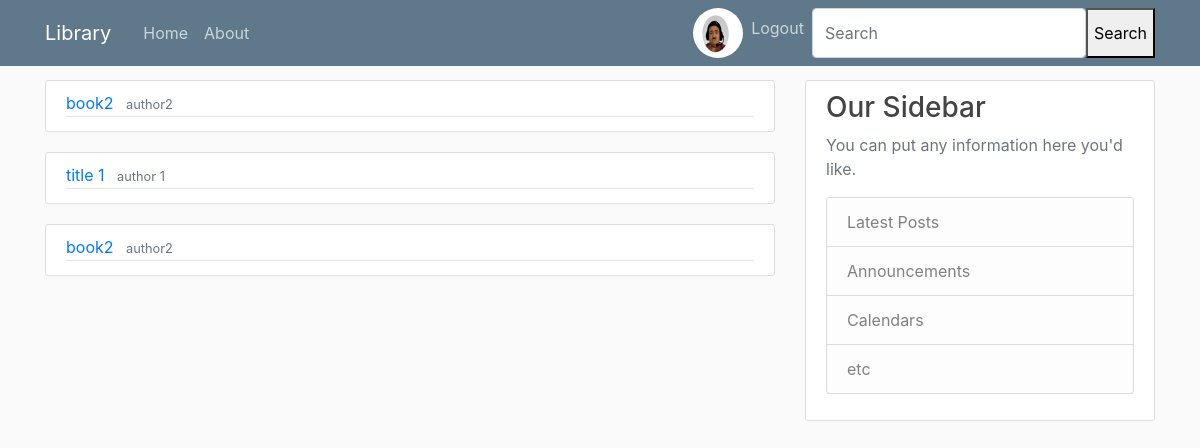
The page /user/requests/ (signed in) on the database as committed earlier.
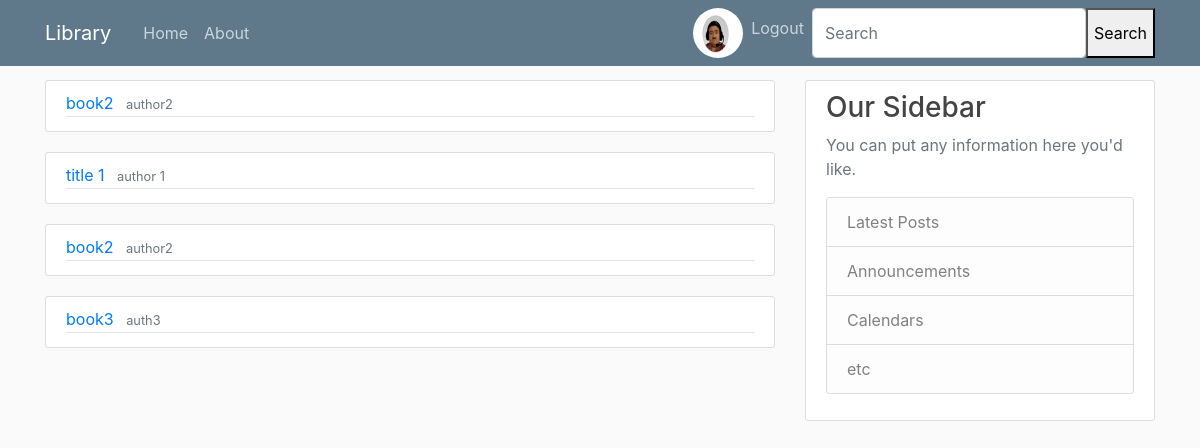
The same page on the database as committed later.
### books/models.py (models this page shows, shortened)
class request_detail(models.Model):
    book_detail = models.ForeignKey(Book, on_delete=models.CASCADE)
    requested_by = models.ForeignKey(User, on_delete=models.CASCADE)
    return_date = models.DateField(default=timezone.now()+datetime.timedelta(days=7))
    request_status = models.CharField(max_length=15, default = 'Pending')

class Book(models.Model):
    title = models.CharField(max_length=100)
    genre = models.CharField(max_length=50)
    author = models.CharField(max_length=100)
    date_added = models.DateTimeField(default=timezone.now)
    publisher = models.CharField(max_length=100)
    summary = models.TextField(blank=True)
    location = models.TextField()
    available = models.BooleanField(default=True)
    ISBN = models.CharField(max_length=17)

### users/views.py (the view)
# urls.py: path('requests/', user_views.UserRequestsListView.as_view(), name='user-requests'),
class UserRequestsListView(LoginRequiredMixin, ListView):
    model = request_detail
    template_name = 'users/user_requests.html'
    context_object_name = 'requests'
    ordering = ['-date_added']
    def get_queryset(self):
        user = self.request.user
        return request_detail.objects.filter(requested_by=user)

### users/templates/users/user_requests.html
{% extends "books/base.html" %}
{% block content %}
    {% for request in requests %}
        <article class="media content-section">
            <div class="media-body">
                <div class="article-metadata">
                    <a class="mr-2" href="{% url 'book-detail' request.book_detail.id %}">{{ request.book_detail.title }}</a>
                    <small class="text-muted">{{ request.book_detail.author }}</small>
                </div>
            </div>
        </article>
    {% endfor %}
{% endblock content %}

Rows that differ between the two databases and show on the page:
added request_detail: book_detail "book3", book_detail.author "auth3"
